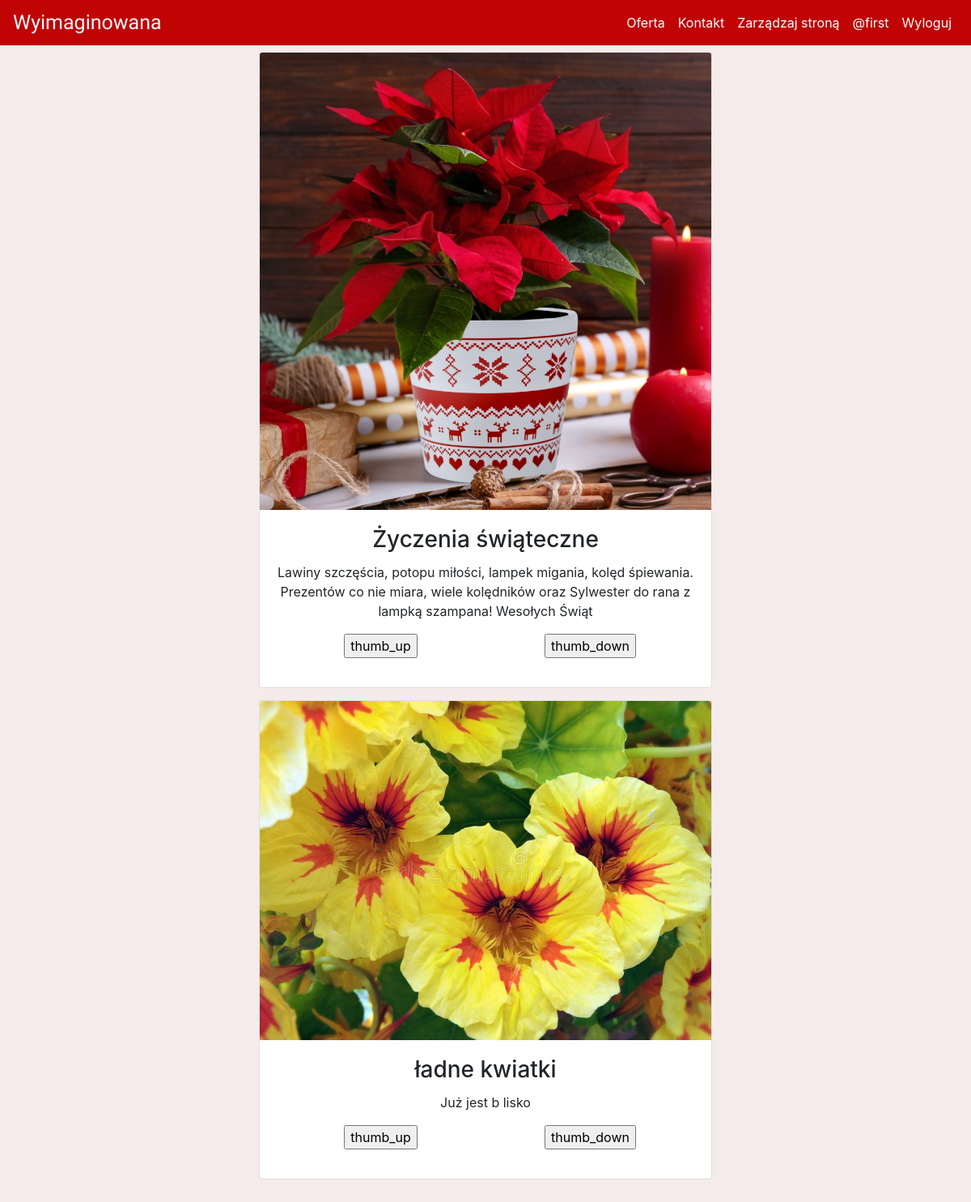
Screenshot of / (signed in) with the database file from the repository.
### kwiaciarnia/models.py (models this page shows, shortened)
class User(db.Model, UserMixin):
    id = db.Column(db.Integer(), primary_key=True)
    username = db.Column(db.String(length=64), nullable= False, unique=True)
    email = db.Column(db.String(), nullable= False, unique=True)
    password_hash = db.Column(db.String(length=16), nullable= False)
    is_admin = db.Column(db.Boolean(), default=False)
    @property
    def password(self):
        return self.password

class Posts(db.Model):
    id = db.Column(db.Integer(), primary_key=True)
    title = db.Column(db.String())
    body = db.Column(db.Text())
    added = db.Column(db.DateTime(), default=datetime.datetime.now())
    likes = db.Column(db.Integer(), default=0)
    dislikes = db.Column(db.Integer(), default=0)

### kwiaciarnia/routes.py (the view)
@app.route("/")
def home():
    all_posts = Posts.query.order_by(Posts.id.desc())
    likes = Post_likes()
    dislike = Post_dislikes()
    return render_template('home.html', all_posts=all_posts, likes=likes, dislike=dislike)

### kwiaciarnia/models.py (called while the page is built)
@login_manager.user_loader
def load_user(user_id):
    return User.query.get(int(user_id))

### kwiaciarnia/templates/home.html (shortened to what this page needs)
{% extends 'base.html' %}
{% block content %}
<div>
    {% include 'includes/feed.html' %}
</div>
{% endblock %}

### kwiaciarnia/templates/includes/navbar.html (shortened to what this page needs)
<nav class="navbar navbar-expand-md nav_bar navbar-dark ">
    <a class="navbar-brand" href="{{ url_for('home') }}">{% include 'includes/logo.html' %}</a>
    <div class="collapse navbar-collapse" id="navbarNav">
      <ul class="navbar-nav ml-auto">
        <li class="nav-item active">
            <a class="nav-link" href="{{ url_for('products_categories') }}">Oferta</a>
        </li>
        <li class="nav-item active">
            <a class="nav-link" href="{{ url_for('contact') }}">Kontakt</a>
        </li>
        {% if current_user.is_admin %}
            <li class="nav-item active">
                <a class="nav-link" href="{{ url_for('manage') }}">Zarządzaj stroną</a>
            </li>
        {% endif %}
        {% if current_user.is_authenticated  %}
            <li class="nav-item active">
                <a class="nav-link" href="{{ url_for('user_page', name=current_user.username) }}">@{{current_user.username}}</a>
            </li>
            <li class="nav-item active">
                <a class="nav-link" href="{{ url_for('logout') }}">Wyloguj</a>
            </li>
        {% else %}
            <li class="nav-item active">
                <a class="nav-link" href="{{ url_for('login') }}">Zaloguj</a>
            </li>
        {% endif %}
      </ul>
    </div>
</nav>

### kwiaciarnia/templates/includes/feed.html (shortened to what this page needs)
{% for post in all_posts %}
    <div id="feed">
        <div class="card" style="width: 35rem;">
            <img class="card-img-top" src="static\uploads\posts\{{post.id}}.png" alt="{{post.tittle}}">
            <div class="card-body">
                <h3 class="card-title">{{post.title}}</h3>
                <p class="card-text">{{post.body}}</p>
                <div id="buttons">
                    <div class="button_like buttons_space">
                        {% if current_user.is_authenticated %}
                            <form action="{{ url_for('like_result', pk=post.id) }}" method="post">
                                {% if likes.query.filter_by(post_like=post.id, user_like=current_user.id).first() %}
                                <p>
                                    <span class="material-symbols-rounded">
                                        <input type="submit" value="thumb_up">
                                    </span>
                                </p>
                                {% else %}
                                <p>
                                    <span class="material-symbols-outlined">
                                        <input type="submit" value="thumb_up">
                                    </span>
                                </p>
                                {% endif %}
                            </form>
                        {% endif %}
                    </div>
                    <div class="button_dislike buttons_space">
                        {% if current_user.is_authenticated %}
                            <form action="{{ url_for('dislike_result', pk=post.id) }}" method="post">
                                {% if dislike.query.filter_by(post_dislike=post.id, user_dislike=current_user.id).first(): %}
                                <p>
                                    <span class="material-symbols-rounded">
                                        <input type="submit" value="thumb_down">
                                    </span>
                                </p>
                                {% else %}
                                <p>
                                    <span class="material-symbols-outlined">
                                        <input type="submit" value="thumb_down">
                                    </span>
                                </p>
                                {% endif %}
                            </form>
                        {% endif %}
                    </div>
                </div>
            </div>
        </div>
    </div>
    <div class="feed_spacer"></div>
{% endfor %}

### kwiaciarnia/static/styles/main.css (style rules this page uses)
.material-symbols-rounded { font-variation-settings: 'FILL' 1, 'wght' 400, 'GRAD' 0, 'opsz' 48 }
.nav_bar { background-color: #C00404; color: black; position: fixed; top: 0; width: 100%; z-index: 1; }
body { background-color: #f5ebeb; }
.feed_spacer { padding-bottom: 15px; }
#feed { display: flex; justify-content: center; }
.button_dislike { float:right; width:50%; }
.button_like { float:left; width:50%; }

### rows the page displays
User: username "first"
Posts: shows a picture, title "Życzenia świąteczne", body "Lawiny szczęścia, potopu miłości, lampek migania, kolęd śpiewania. Prezentów co nie miara, wiele kolędników oraz Sylwester do rana z lampką szampana! Wesołych Świąt"
Posts: shows a picture, title "ładne kwiatki", body "Już jest b lisko"
